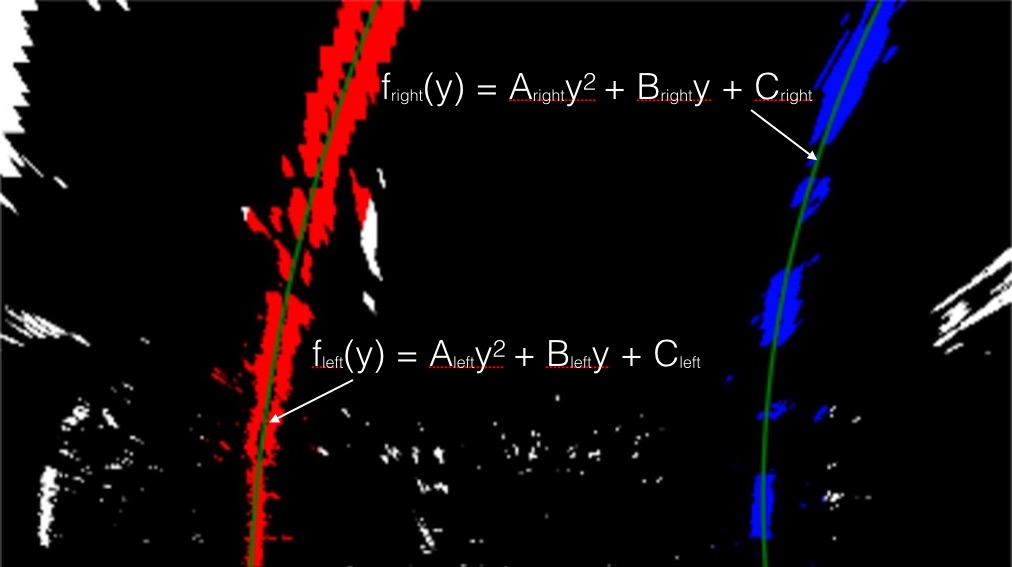
#> input picture examples/color_fit_lines.jpg, 1012 x 567 px; its folder holds only this picture in this run
$ python -i main.py   (imports and definitions only)   (Python 2 division)   (older library calls are emulated)
#> lines starting #> are read from the running program, lines starting #| are printed output that depends on the picture; after the words box and inside, x2 and y2 are one past the last pixel; in counts of white or black regions, pixels touching at a corner belong together
import numpy as np
import cv2
import glob
import matplotlib.pyplot as plt
import matplotlib.image as mpimg
import pickle
from moviepy.editor import VideoFileClip
from tqdm import tqdm

def load_calibration():
    calib = pickle.load(open("calibration.pkl", "rb"))
#> (reads calibration.pkl from the repository)
    print("Calibration Loaded")
    return calib[0], calib[1]

mtx, dist = load_calibration()

#load calibration
img_size = (1280, 720)
src = np.float32([[  585.0-10,  460.0],
           [ 0.0,  720.0],
           [ 1280.0,  720.0],
           [ 695.0+10,  460.0]])

dst = np.float32([[320, 0],
                  [320, 720],
                  [960, 720],
                    [960, 0]])

M = cv2.getPerspectiveTransform(src, dst)
Minv = cv2.getPerspectiveTransform(dst, src)

def fast_unwarp_lane(img):
    undist = cv2.undistort(img, mtx, dist)
    out = cv2.warpPerspective(undist, M, img_size, flags=cv2.INTER_LINEAR)
    return out

def fast_warp_lane(lane):
    unwarped = cv2.warpPerspective(lane, Minv, img_size, flags=cv2.INTER_LINEAR)
    return unwarped

def process_video(infile, outfile, method):
    """method has to accept rgb image and return rgb image. method is called on every frame of infile."""
    clip1 = VideoFileClip(infile)
    white_clip = clip1.fl_image(method) #NOTE: this function expects color images!!
    white_clip.write_videofile(outfile, audio=False)

def plot_images(images):
    """ Helper routine which plots all images passed as array in a single row """
    m = len(images)
    n = len(images[0])

    fig, axes = plt.subplots(m, n, figsize=(10*n, 10*m))
    fig.tight_layout()
    for ix in range(m):
        for iy in range(n):
            axes[ix][iy].imshow(images[ix][iy], cmap='gray')
            axes[ix][iy].axis('off')
    plt.show()


def abs_sobel_thresh(img_gray, orient='x', ksize=3,  thresh=(20,100)):
    sobel = None
    if orient=='x':
        sobel = cv2.Sobel(img_gray, cv2.CV_64F, 1, 0, ksize=ksize)
    else:
        sobel = cv2.Sobel(img_gray, cv2.CV_64F, 0, 1, ksize=ksize)
    abs_sobel = np.absolute(sobel)
    scaled = np.uint8(255*abs_sobel/np.max(abs_sobel))

    binary_output = np.zeros_like(scaled)
    binary_output[(scaled >= thresh[0]) & (scaled <= thresh[1])] = 1

    return binary_output

def mag_thresh(gray, ksize=9, thresh=(20,80)):
    sobelx = cv2.Sobel(gray, cv2.CV_64F, 1, 0, ksize=ksize)
    sobely = cv2.Sobel(gray, cv2.CV_64F, 0, 1, ksize=ksize)
    abssolxy = np.sqrt(sobelx ** 2 + sobely ** 2)
    scaledxy = (abssolxy*255/np.max(abssolxy)).astype(np.uint8)
    binary_output = np.zeros_like(scaledxy)
    binary_output[(scaledxy >= thresh[0]) & (scaledxy <= thresh[1])] = 1
    return binary_output

def dir_thresh(gray, ksize=15, thresh=(0.0, np.pi/2)):
    sobelx = cv2.Sobel(gray, cv2.CV_64F, 1, 0, ksize=ksize)
    abssobelx = np.absolute(sobelx)
    sobely = cv2.Sobel(gray, cv2.CV_64F, 0, 1, ksize=ksize)
    abssobely = np.absolute(sobely)

    abssobelxy = np.arctan2(abssobely,abssobelx)

    binary_output = np.zeros(abssobelxy.shape, dtype=np.uint8)
    binary_output[(abssobelxy >= thresh[0]) & (abssobelxy <= thresh[1])] = 1
    return binary_output

def hls_select(image_hsv):
    i_h = image_hsv[:,:,0]
    i_s = image_hsv[:,:,1]
    i_v = image_hsv[:,:,2]

    res = np.zeros_like(i_h).astype(np.uint8)
    res[((i_h > 0) & (i_h < 80)) & (i_s > 80) & (i_v > 100)]  = 1 #yellow only
    res[(i_s < 65) & (i_v > 200)]  = 1 #white only

    return res

def apply_stage_1(img_hsv):
    img_gray = img_hsv[:,:,1] #sobel operators don't work very well on rgb to isolate the lane lines. hsv they work very well

    x_image = abs_sobel_thresh(img_gray, orient='x', ksize=3, thresh=(20,200))
    y_image = abs_sobel_thresh(img_gray, orient='y', ksize=3, thresh=(20,200))
    xy_image = mag_thresh(img_gray, ksize=9, thresh=(20,100))
    dir_image = dir_thresh(img_gray, ksize=9, thresh=(0.7, 1.3))

    img_stage_1 = np.zeros_like(x_image)
    #img_stage_1[(x_image == 1) | ((xy_image == 1) & (dir_image == 1))]  = 1 #dir_image is not working after lot of trials and error.
    img_stage_1[((x_image == 1) | (y_image == 1))]  = 1
    return img_stage_1

def apply_thresholds(img):
    img = cv2.undistort(img, mtx, dist, None, mtx)
    img_hsv = cv2.cvtColor(img, cv2.COLOR_RGB2HSV)

    stage_1 = apply_stage_1(img_hsv)
    stage_2 = hls_select(img_hsv)

    res = (stage_1 * 72) + (stage_2 * 182) # lot of trials, got this. hsv is prominent, but xy sobel is when hsv is not working.

    binary_out = np.zeros_like(res)
    binary_out[res > 100] = 1
    return binary_out

def lane_boxes(img):
    res = apply_thresholds(img)
    res_rgb = np.dstack((res, res, res))
    lane = fast_unwarp_lane(res_rgb)

    # inference. looks like both red, green together do a good job of identifying lanes.
    # hsv is generally better overall. x/y only on certain occasions.
    binary_warped = lane[:,:,2]

    # Assuming you have created a warped binary image called "binary_warped"
    # Take a histogram of the bottom half of the image
    histogram = np.sum(binary_warped[binary_warped.shape[0]/2:,:], axis=0)
    # Create an output image to draw on and  visualize the result
    out_img = np.dstack((binary_warped, binary_warped, binary_warped))*255
    # Find the peak of the left and right halves of the histogram
    # These will be the starting point for the left and right lines
    midpoint = np.int(histogram.shape[0]/2)
    leftx_base = np.argmax(histogram[:midpoint])
    rightx_base = np.argmax(histogram[midpoint:]) + midpoint

    # Choose the number of sliding windows
    nwindows = 9
    # Set height of windows
    window_height = np.int(binary_warped.shape[0]/nwindows)
    # Identify the x and y positions of all nonzero pixels in the image
    nonzero = binary_warped.nonzero()
    nonzeroy = np.array(nonzero[0])
    nonzerox = np.array(nonzero[1])
    # Current positions to be updated for each window
    leftx_current = leftx_base
    rightx_current = rightx_base
    # Set the width of the windows +/- margin
    margin = 100
    # Set minimum number of pixels found to recenter window
    minpix = 50
    # Create empty lists to receive left and right lane pixel indices
    left_lane_inds = []
    right_lane_inds = []

    # Step through the windows one by one
    for window in range(nwindows):
        # Identify window boundaries in x and y (and right and left)
        win_y_low = binary_warped.shape[0] - (window+1)*window_height
        win_y_high = binary_warped.shape[0] - window*window_height
        win_xleft_low = leftx_current - margin
        win_xleft_high = leftx_current + margin
        win_xright_low = rightx_current - margin
        win_xright_high = rightx_current + margin
        # Draw the windows on the visualization image
        cv2.rectangle(out_img,(win_xleft_low,win_y_low),(win_xleft_high,win_y_high),(0,255,0), 2)
        cv2.rectangle(out_img,(win_xright_low,win_y_low),(win_xright_high,win_y_high),(0,255,0), 2)
        # Identify the nonzero pixels in x and y within the window
        good_left_inds = ((nonzeroy >= win_y_low) & (nonzeroy < win_y_high) & (nonzerox >= win_xleft_low) & (nonzerox < win_xleft_high)).nonzero()[0]
        good_right_inds = ((nonzeroy >= win_y_low) & (nonzeroy < win_y_high) & (nonzerox >= win_xright_low) & (nonzerox < win_xright_high)).nonzero()[0]
        # Append these indices to the lists
        left_lane_inds.append(good_left_inds)
        right_lane_inds.append(good_right_inds)
        # If you found > minpix pixels, recenter next window on their mean position
        if len(good_left_inds) > minpix:
            leftx_current = np.int(np.mean(nonzerox[good_left_inds]))
        if len(good_right_inds) > minpix:
            rightx_current = np.int(np.mean(nonzerox[good_right_inds]))

    # Concatenate the arrays of indices
    left_lane_inds = np.concatenate(left_lane_inds)
    right_lane_inds = np.concatenate(right_lane_inds)

    # Extract left and right line pixel positions
    leftx = nonzerox[left_lane_inds]
    lefty = nonzeroy[left_lane_inds]
    rightx = nonzerox[right_lane_inds]
    righty = nonzeroy[right_lane_inds]

    # Fit a second order polynomial to each
    left_fit = np.polyfit(lefty, leftx, 2)
    right_fit = np.polyfit(righty, rightx, 2)


    # Generate x and y values for plotting
    ploty = np.linspace(0, binary_warped.shape[0]-1, binary_warped.shape[0] )
    left_fitx = left_fit[0]*ploty**2 + left_fit[1]*ploty + left_fit[2]
    right_fitx = right_fit[0]*ploty**2 + right_fit[1]*ploty + right_fit[2]

    out_img[nonzeroy[left_lane_inds], nonzerox[left_lane_inds]] = [255, 0, 0]
    out_img[nonzeroy[right_lane_inds], nonzerox[right_lane_inds]] = [0, 0, 255]
    return out_img

# [6 lines not run here, left out]

>>> import cv2
>>> picture = cv2.cvtColor(cv2.imread('examples/color_fit_lines.jpg'), cv2.COLOR_BGR2RGB)
>>> result = lane_boxes(picture)
#> in apply_thresholds, `img_hsv = cv2.cvtColor(img, cv2.COLOR_RGB2HSV)`: img_hsv: shape (567, 1012, 3); mean H, S, V 14.4, 41, 18.3
#> in apply_stage_1, `x_image = abs_sobel_thresh(img_gray, orient='x', ksize=3, thresh=(20,2..`:
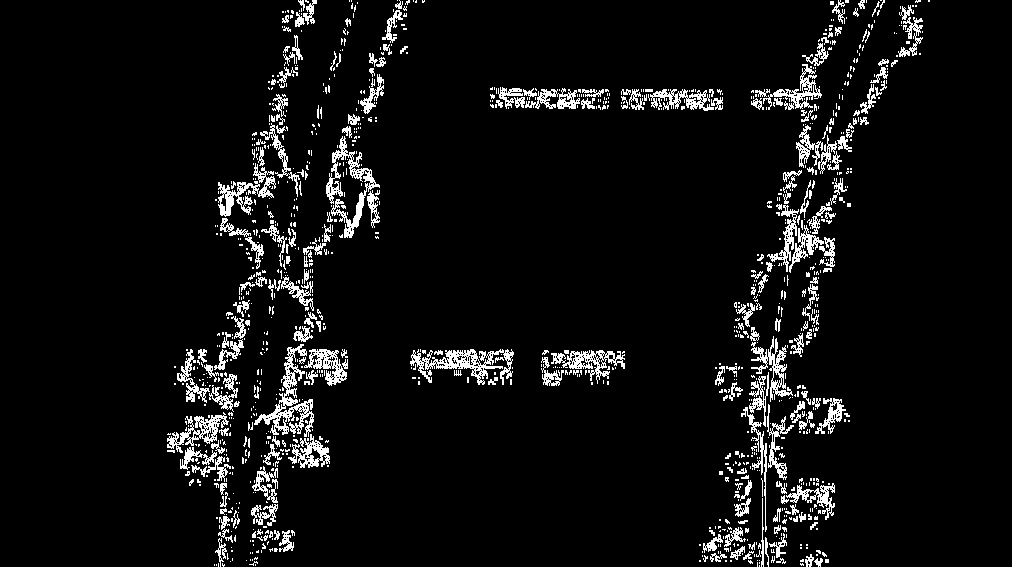
#> x_image: shape (567, 1012); values 0 (black) and 1 (white), 6.2% white in thin lines or dots, all inside (x1, y1, x2, y2) = (167, 0, 930, 567)
#> call 2 of abs_sobel_thresh, with orient = 'y', ksize = 3, thresh = (20, 200)
#> in abs_sobel_thresh (call 2), `sobel = cv2.Sobel(img_gray, cv2.CV_64F, 0, 1, ksize=ksize)`:
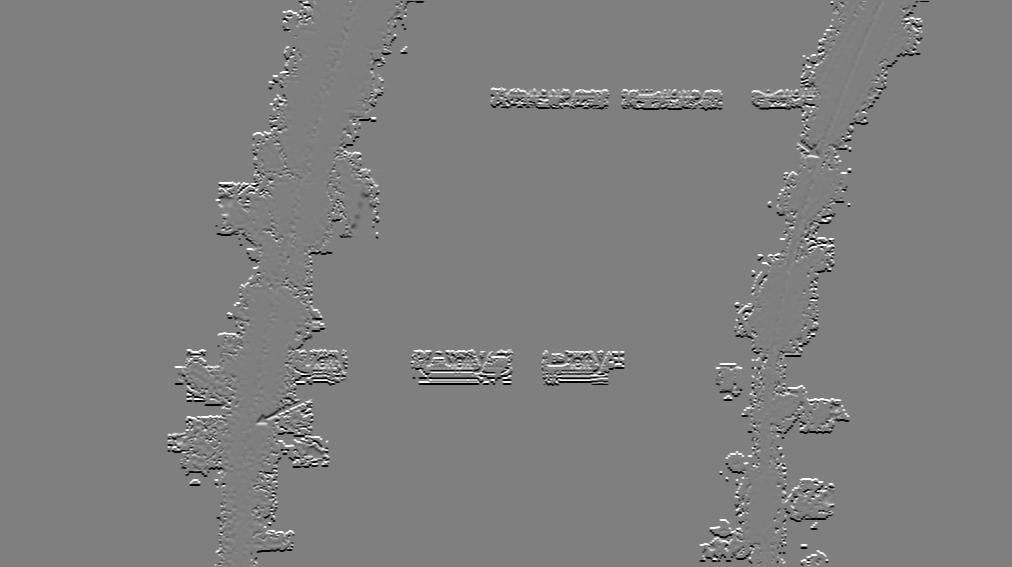
#> sobel: shape (567, 1012) float64; min -1020, max 1020, mean -0.4; drawn with min black and max white
#> in apply_stage_1, `y_image = abs_sobel_thresh(img_gray, orient='y', ksize=3, thresh=(20,2..`: y_image: shape (567, 1012); values 0 (black) and 1 (white), 5.8% white in thin lines or dots, all inside (x1, y1, x2, y2) = (167, 1, 930, 566)
#> in apply_stage_1, `xy_image = mag_thresh(img_gray, ksize=9, thresh=(20,100))`: xy_image: shape (567, 1012); values 0 (black) and 1 (white), 7.5% white in thin lines or dots, all inside (x1, y1, x2, y2) = (165, 0, 931, 567)
#> in apply_stage_1, `dir_image = dir_thresh(img_gray, ksize=9, thresh=(0.7, 1.3))`:
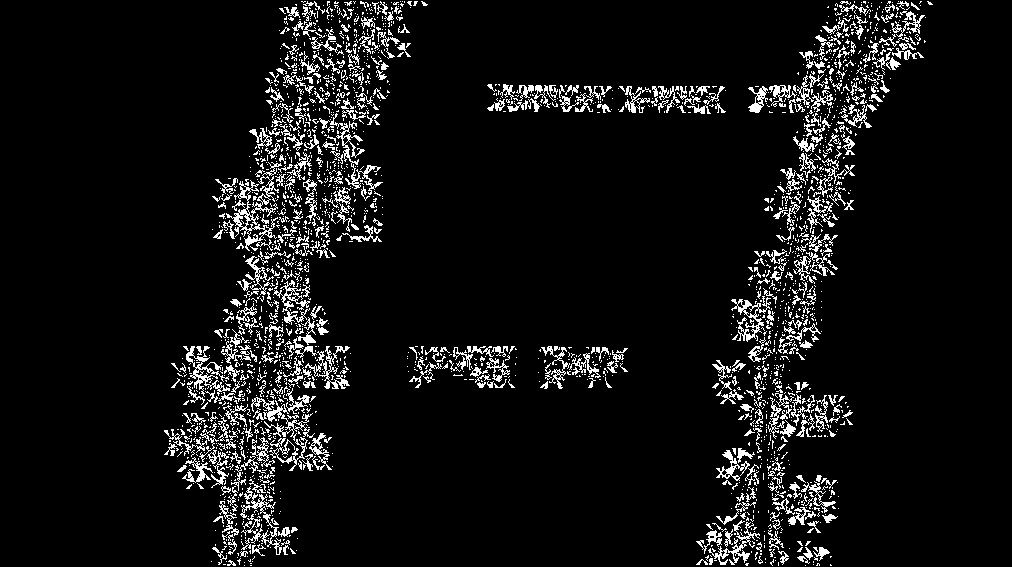
#> dir_image: shape (567, 1012); values 0 (black) and 1 (white), 7.1% white in thin lines or dots, all inside (x1, y1, x2, y2) = (164, 1, 933, 566)
#> in apply_thresholds, `stage_1 = apply_stage_1(img_hsv)`: stage_1: shape (567, 1012); values 0 (black) and 1 (white), 7.7% white; 617 white regions (441 under 20 px), largest, box (x1, y1, x2, y2) and area: (218, 123, 304, 269) 2268, (177, 316, 250, 413) 2016, (410, 349, 514, 385) 1972
#> in apply_thresholds, `stage_2 = hls_select(img_hsv)`: stage_2: shape (567, 1012); values 0 (black) and 1 (white), 1.5% white; 281 white regions (216 under 20 px), largest, box (x1, y1, x2, y2) and area: (354, 194, 374, 273) 738, (244, 294, 271, 433) 608, (234, 461, 251, 567) 545
#> in fast_unwarp_lane, `undist = cv2.undistort(img, mtx, dist)`: undist: shape (567, 1012, 3); values 0 (black) and 1 (white), 1.5% white; 253 white regions (185 under 20 px), largest, box (x1, y1, x2, y2) and area: (346, 189, 368, 271) 817, (228, 291, 257, 435) 696, (213, 464, 235, 567) 609
#> in fast_unwarp_lane, `out = cv2.warpPerspective(undist, M, img_size, flags=cv2.INTER_LINEAR)`:
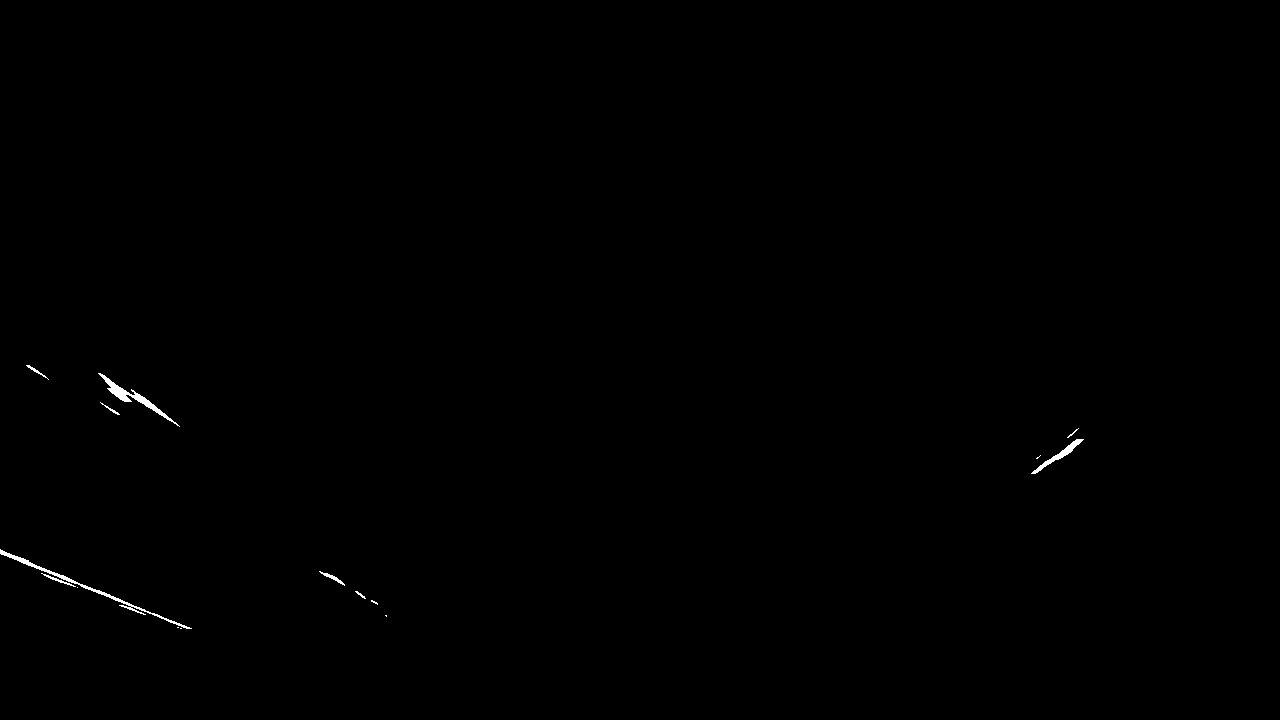
#> out: shape (720, 1280, 3); values 0 (black) and 1 (white), 0.2% white; 15 white regions (6 under 20 px), largest, box (x1, y1, x2, y2) and area: (0, 549, 192, 629) 659, (98, 373, 180, 427) 547, (1031, 439, 1084, 474) 300
#> in lane_boxes, `histogram = np.sum(binary_warped[binary_warped.shape[0]/2:,:], axis=0)`: histogram = 1280 values, max 19 at index 113, min 0 at index 192, mean 1.43
#> in lane_boxes, `leftx_base = np.argmax(histogram[:midpoint])`: leftx_base = 113
#> in lane_boxes, `rightx_base = np.argmax(histogram[midpoint:]) + midpoint`: rightx_base = 1068
#> in lane_boxes, `nonzero = binary_warped.nonzero()`: nonzero = 1831 positions, rows 365 to 628, columns 0 to 1083
#> in lane_boxes, `nonzeroy = np.array(nonzero[0])`: nonzeroy = 1831 values from 365 to 628
#> in lane_boxes, `nonzerox = np.array(nonzero[1])`: nonzerox = 1831 values, max 1083 at index 670, min 0 at index 969, mean 289.7
#> in lane_boxes, `leftx_current = leftx_base`: leftx_current = 113
#> in lane_boxes, `rightx_current = rightx_base`: rightx_current = 1068
#> the loop in lane_boxes, `for window in range(nwindows):` made 9 passes
#> (win_xleft_low, win_xleft_high, win_xright_low, win_xright_high, leftx_current) on passes 2, 3, 5: (13, 213, 968, 1168, 95), (-5, 195, 968, 1168, 10), (-90, 110, 959, 1159, 72)
#> (win_xleft_low, win_xleft_high, win_xright_low, win_xright_high, rightx_current) on pass 4: (-90, 110, 968, 1168, 1059)
#> after the loop in lane_boxes, `for window in range(nwindows):`:
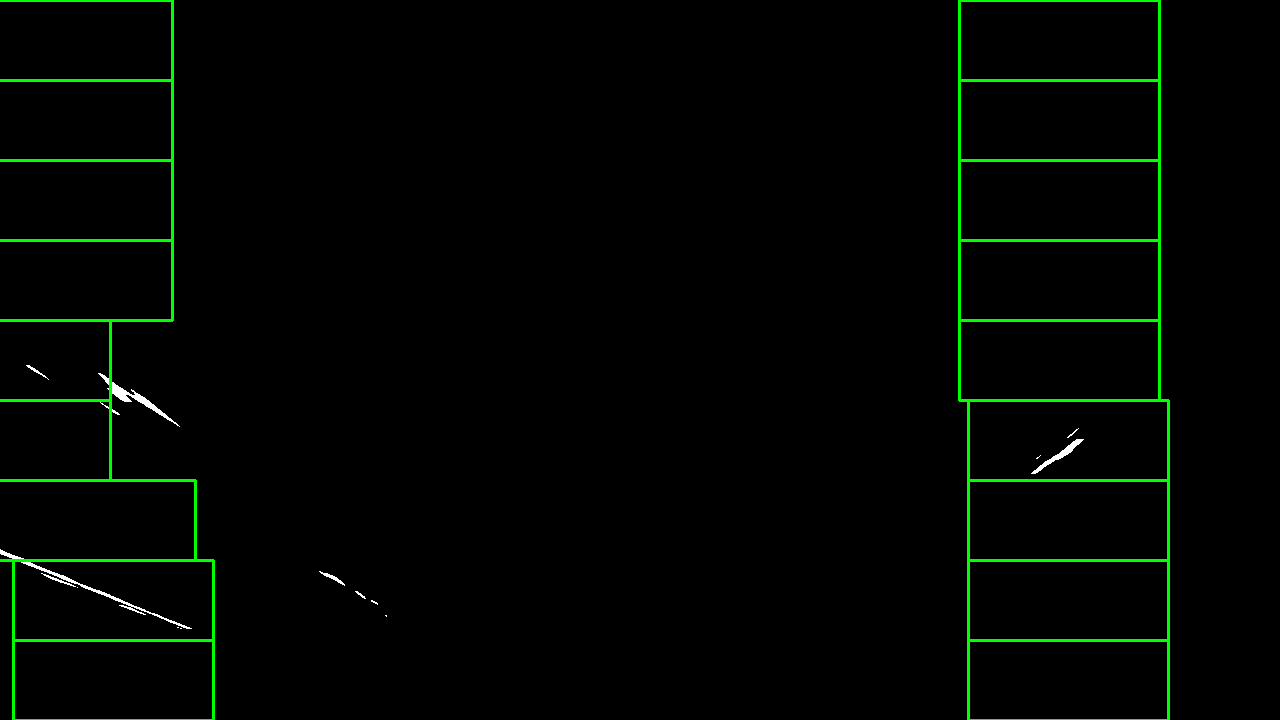
#> out_img: shape (720, 1280, 3); mean of channels 0, 1, 2 0.5, 5.2, 0.5; drawn as B, G, R
#> after the loop in lane_boxes, `for window in range(nwindows):`: left_lane_inds = 9 items
#> in lane_boxes, `left_lane_inds = np.concatenate(left_lane_inds)`: left_lane_inds = 867 values, max 1830 at index 641, min 0 at index 753, mean 1207.8
#> in lane_boxes, `right_lane_inds = np.concatenate(right_lane_inds)`: right_lane_inds = 327 values from 642 to 968
#> in lane_boxes, `leftx = nonzerox[left_lane_inds]`: leftx = 867 values, max 191 at index 641, min 0 at index 642, mean 83.22
#> in lane_boxes, `lefty = nonzeroy[left_lane_inds]`: lefty = 867 values, max 628 at index 634, min 365 at index 753, mean 555.5
#> in lane_boxes, `rightx = nonzerox[right_lane_inds]`: rightx = 327 values, max 1083 at index 28, min 1031 at index 322, mean 1059.5
#> in lane_boxes, `righty = nonzeroy[right_lane_inds]`: righty = 327 values from 428 to 473
#> in lane_boxes, `left_fit = np.polyfit(lefty, leftx, 2)`: left_fit = [0.0103, -9.92, 2347.5]
#> in lane_boxes, `right_fit = np.polyfit(righty, rightx, 2)`: right_fit = [-0.0229, 19.51, -3079.1]
#> in lane_boxes, `left_fitx = left_fit[0]*ploty**2 + left_fit[1]*ploty + left_fit[2]`: left_fitx = 720 values, max 2347.5 at index 0, min -36.08 at index 480, mean 561
#> in lane_boxes, `right_fitx = right_fit[0]*ploty**2 + right_fit[1]*ploty + right_fit[2]`: right_fitx = 720 values, max 1078.9 at index 426, min -3079.1 at index 0, mean -11.75
#> in lane_boxes, `out_img[nonzeroy[left_lane_inds], nonzerox[left_lane_inds]] = [255, 0,..`:
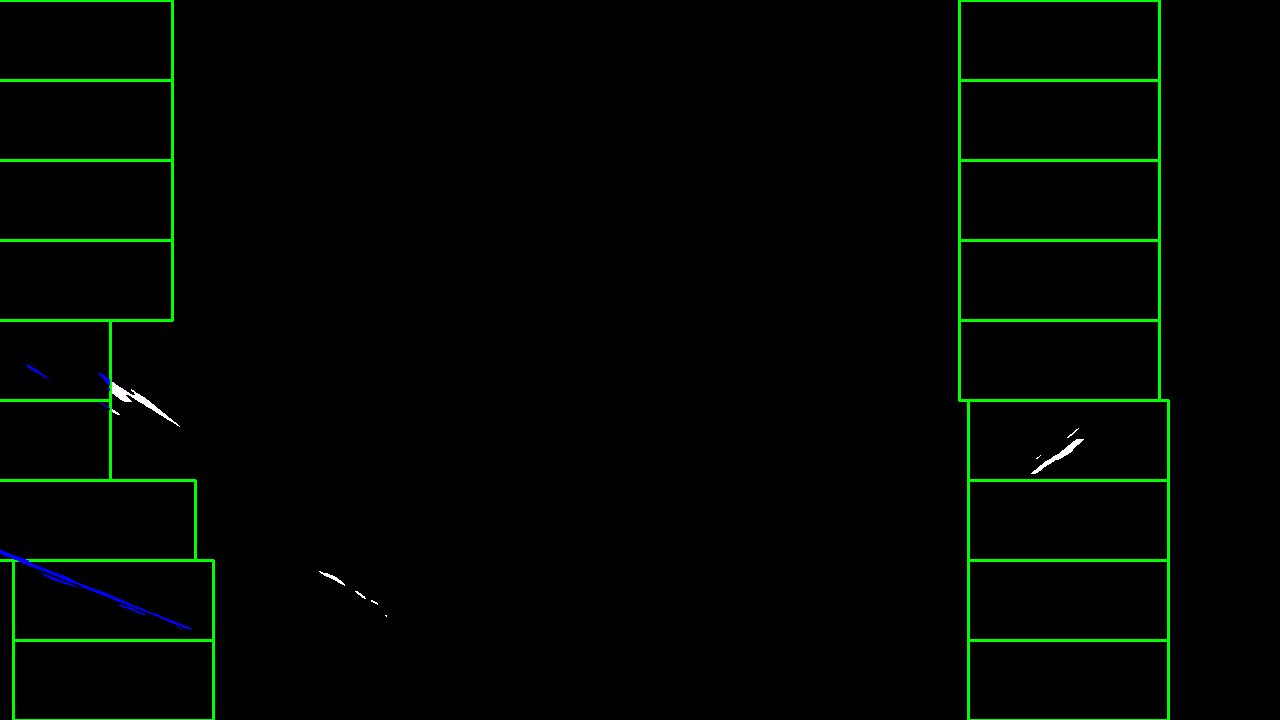
#> out_img: shape (720, 1280, 3); 0.09% of pixels changed, all inside (x1, y1, x2, y2) = (0, 365, 192, 629); drawn as B, G, R
#> in lane_boxes, `out_img[nonzeroy[right_lane_inds], nonzerox[right_lane_inds]] = [0, 0,..`: out_img: shape (720, 1280, 3); 0.04% of pixels changed, all inside (x1, y1, x2, y2) = (1031, 428, 1084, 474)
